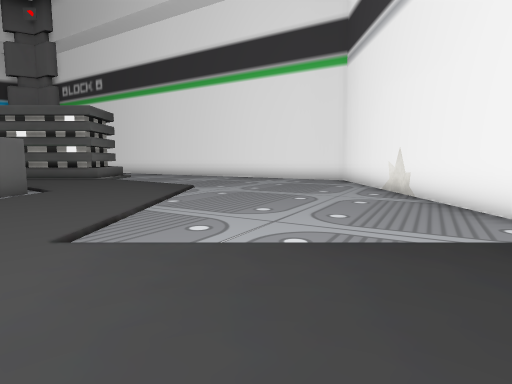
View 1 (above)

24 first-person views from a walk through a scene from a Unity 3-D project. The camera is 1.4 m above the floor, tilts 6° down and sees 80° across. The floor is counted in squares, 1.91 m on a side. Each view is taken from the middle of a square. On the plan, view 1 faces up. The plan holds only what a view shows up to about 10 squares ahead; the rest is blank. The place goes on beyond the plan. The player is left out. Some animated figures are not drawn. Some surface patterns are stand-ins.

View 2
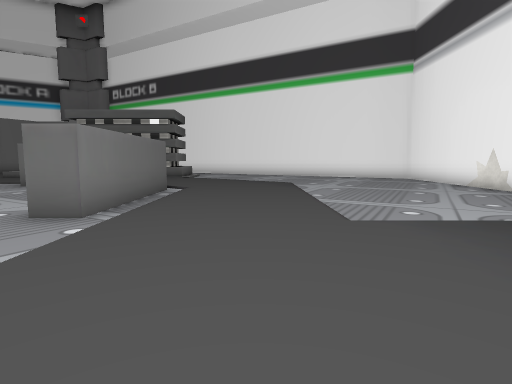

View 3
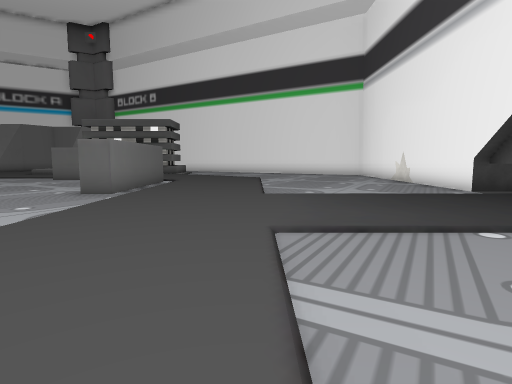

View 4
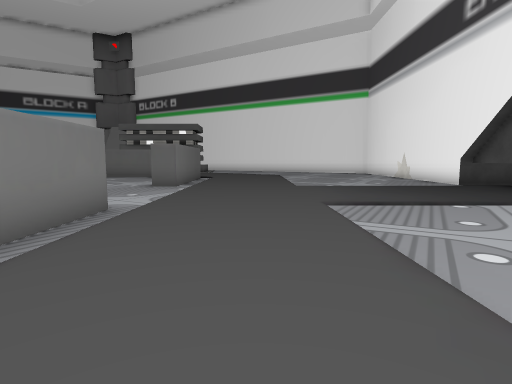

View 5
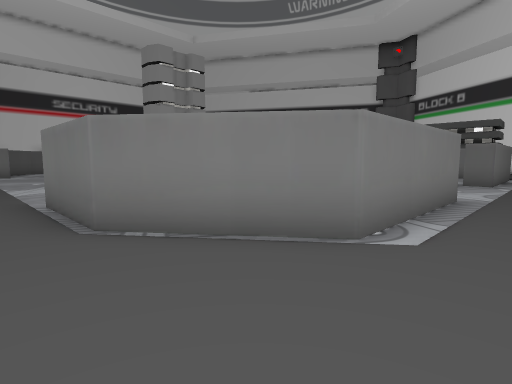

View 6
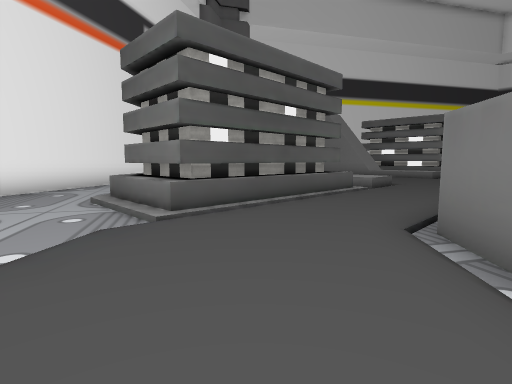

View 7
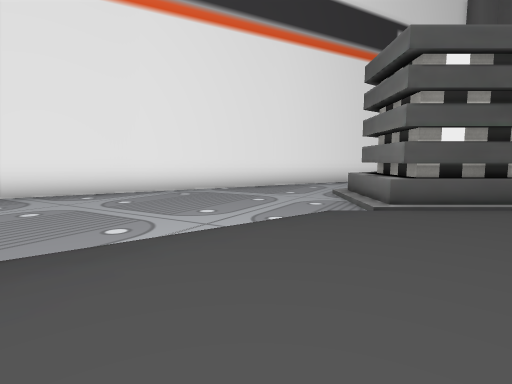

View 8
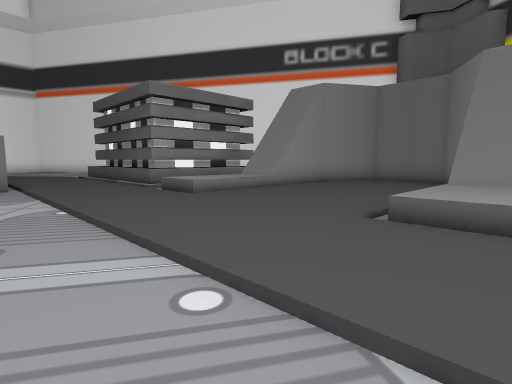

View 9
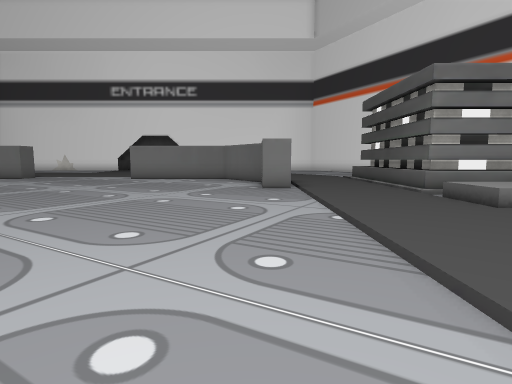

View 10
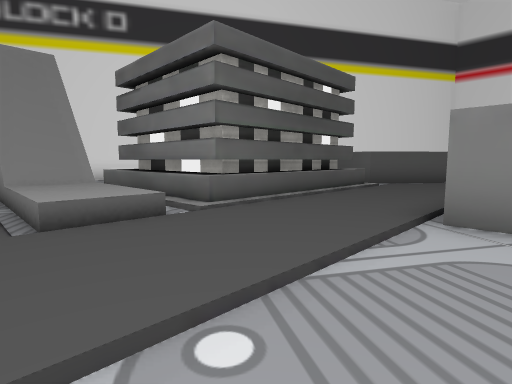

View 11
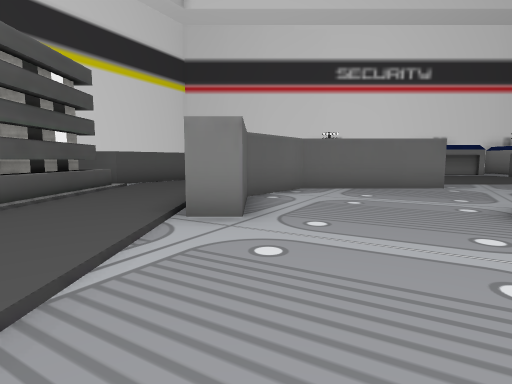

View 12
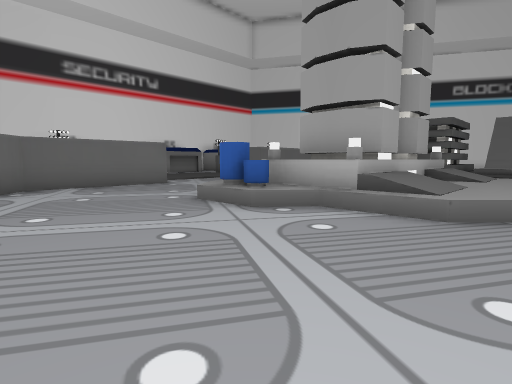

View 13
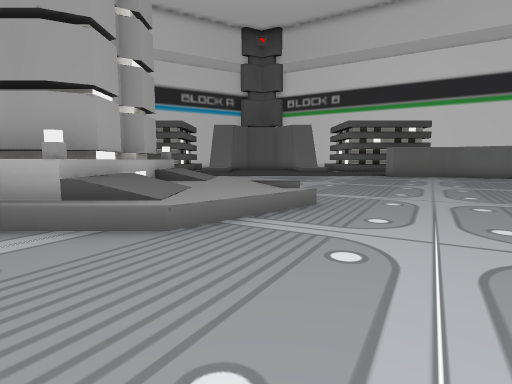

View 14
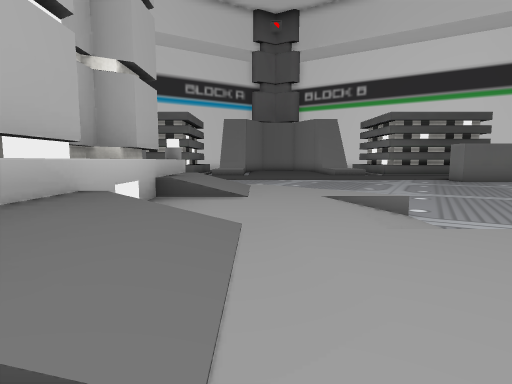

View 15
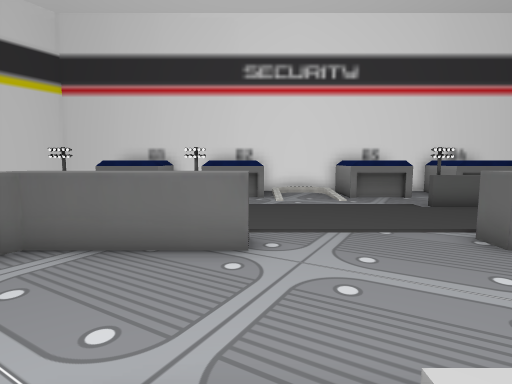

View 16
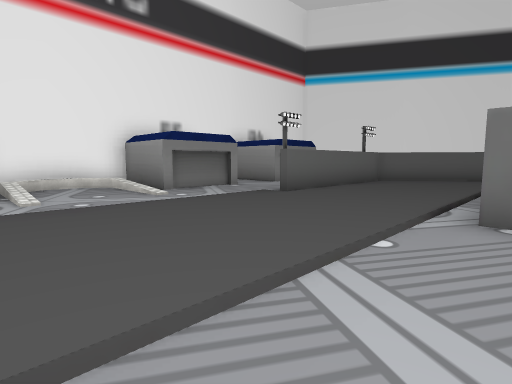

View 17
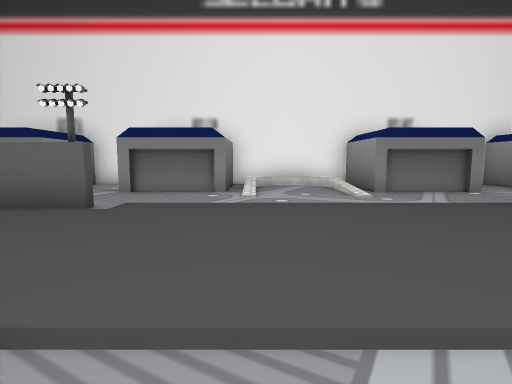

View 18
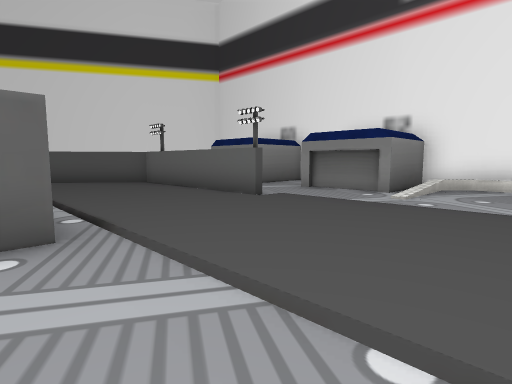

View 19
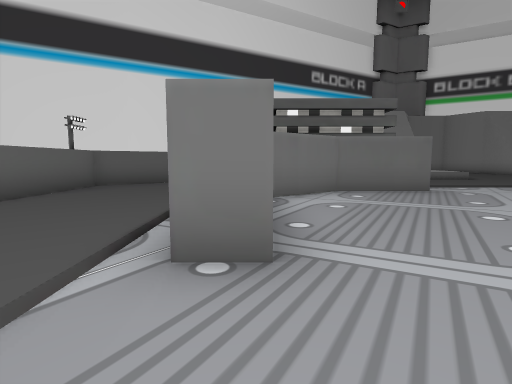

View 20
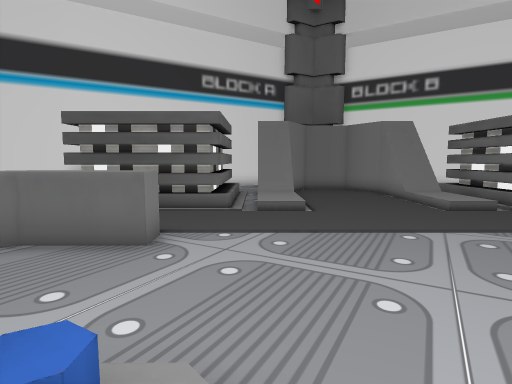

View 21
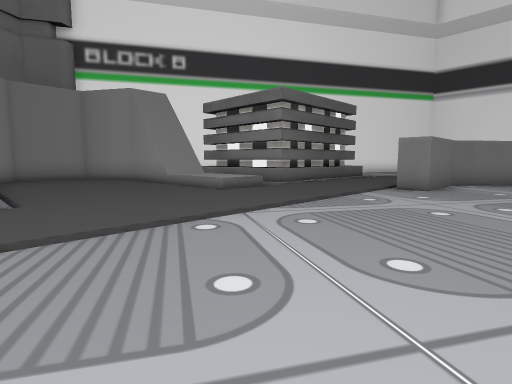

View 22
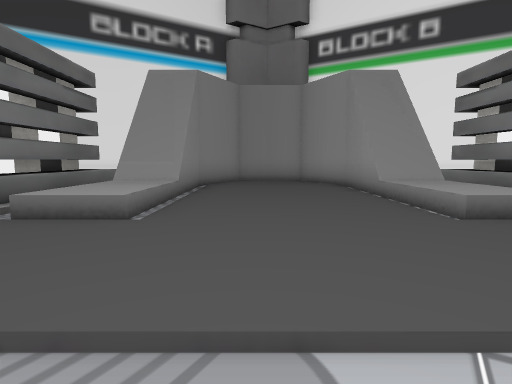

View 23
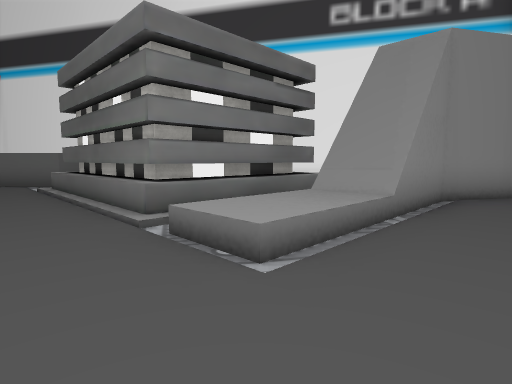

View 24
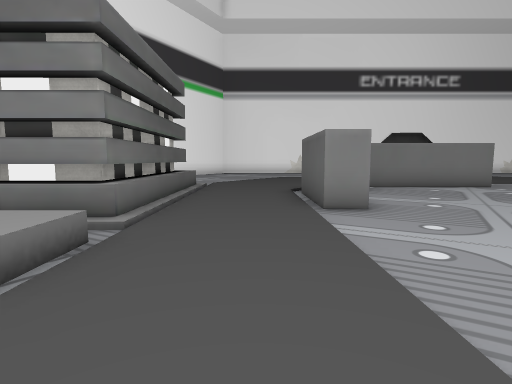

### Floor plan
Key: @ floor where view 1 was taken; # wall or solid block; . main floor; : floor 0.5 m higher than the main floor; / step, stairs or slope; ^ raised ledge.
Columns run from 35 left of view 1 to 4 right of it. Each row starts with its distance up from view 1.
 19                   ##
 18                   #..#
 17                  ##..##
 16                 ##....#
 15                ###....###
 14                #^^....^^#
 13          #     #^^....^^#
 12         ##^#####^^....^^#####^
 11        ##......................
 10         .    .........................#
  9      # ..   ###..........####.........#
  8      #....###...............##........#
  7 ###  #....#..................#........#
  6   ...#.... ..................#........#
  5    #.#.... ........ .........#........#
  4    #......#... ^  / .........#........ #
  3 ####.........   ////...................#
  2 #////........   #////..................#
  1 #/............  #::/........ ..........
  0 #////........./##////....... ......@..
 -1 ####.......... /////........ ........
 -2    #......#...:^///......... #.......
 -3    #.#....#................. #......
 -4 #....#....#................. #.....
 -5 #### #....#................. #....
 -6      #... ###...............##...
 -7      # ..   ###..........####.....
 -8         ...........................
 -9        ##...........................
-10         ##^#####^^....^^#####^......
-11          #     #^^....^^#   #^......#
-12                #^^....^^#   #^....###
-13                ###....##      ..###
-14                 # ....#       ###
-15                    ..##
-16                   #..
-17                   ###

Positions as (right, up) in squares from view 1, and headings:
1: (0, 0), facing up
2: (-3, -1), facing up
3: (-2, -4), facing up
4: (-3, -6), facing up
5: (-4, -8), facing up-left
6: (-4, -6), facing down-left
7: (-4, -5), facing down
8: (-19, -6), facing down-right
9: (-18, -6), facing right
10: (-17, -6), facing down-left
11: (-17, -6), facing left
12: (-16, -6), facing up-left
13: (-16, -5), facing up
14: (-17, -2), facing up
15: (-20, -1), facing left
16: (-25, -1), facing up-left
17: (-25, 0), facing left
18: (-25, 2), facing down-left
19: (-25, 1), facing up
20: (-19, 3), facing up
21: (-18, 6), facing up-right
22: (-16, 8), facing up
23: (-16, 10), facing up-left
24: (-15, 10), facing right
